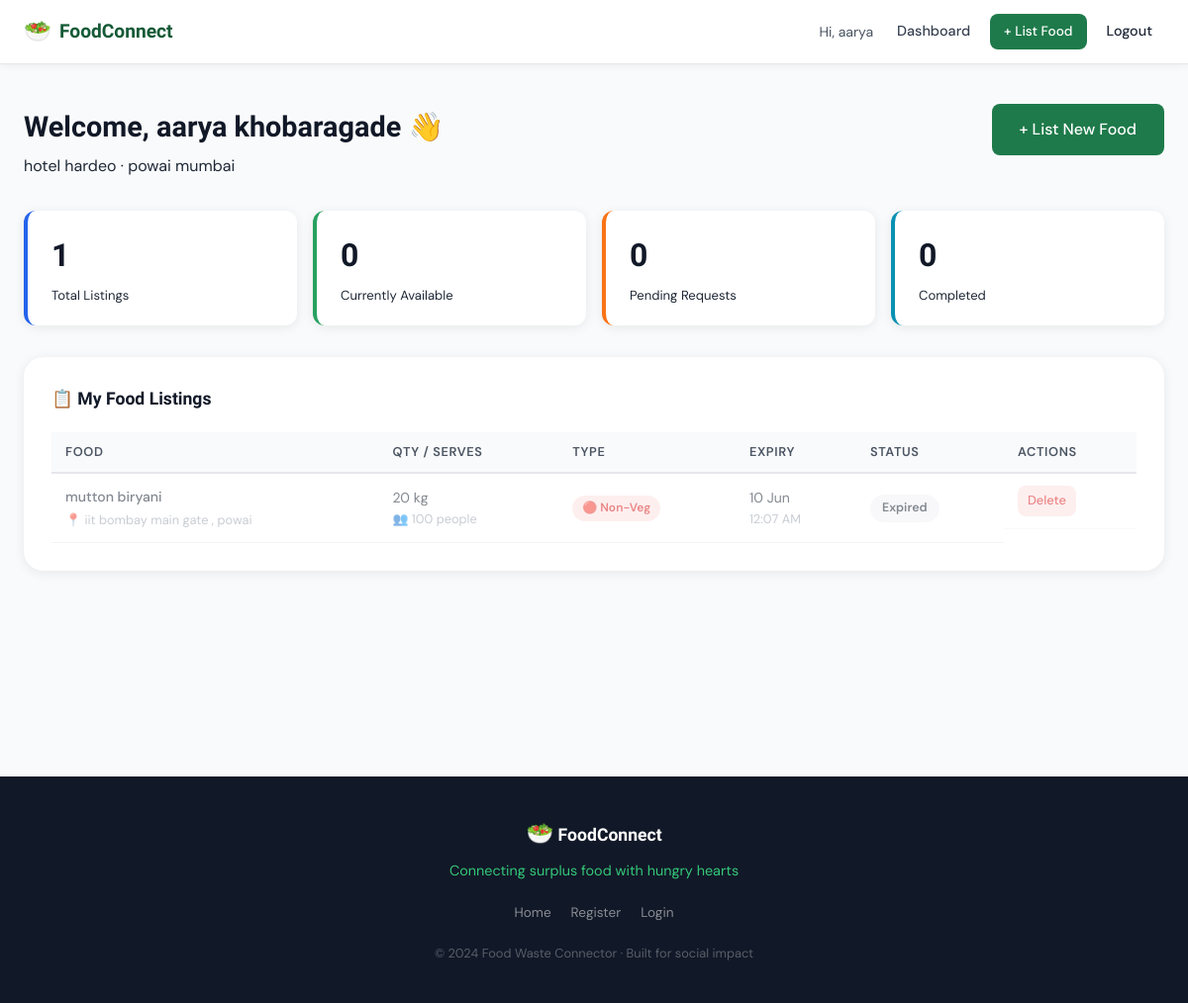
The page /donor/dashboard (signed in) on the database its author committed.
### app.py (models this page shows)
class User(db.Model):
    id = db.Column(db.Integer, primary_key=True)
    name = db.Column(db.String(100), nullable=False)
    email = db.Column(db.String(120), unique=True, nullable=False)
    password = db.Column(db.String(200), nullable=False)
    phone = db.Column(db.String(15))
    role = db.Column(db.String(10), nullable=False)  # donor / ngo / admin
    org_name = db.Column(db.String(150))
    address = db.Column(db.String(250))
    is_verified = db.Column(db.Boolean, default=False)
    is_active = db.Column(db.Boolean, default=True)
    created_at = db.Column(db.DateTime, default=datetime.utcnow)
    donations = db.relationship('Donation', backref='donor', lazy=True)
    requests = db.relationship('FoodRequest', backref='ngo', lazy=True)

class Donation(db.Model):
    id = db.Column(db.Integer, primary_key=True)
    donor_id = db.Column(db.Integer, db.ForeignKey('user.id'), nullable=False)
    food_name = db.Column(db.String(150), nullable=False)
    quantity = db.Column(db.String(100), nullable=False)
    serves_people = db.Column(db.Integer)
    food_type = db.Column(db.String(10))  # veg / non-veg
    cooked_at = db.Column(db.DateTime)
    expiry_time = db.Column(db.DateTime, nullable=False)
    pickup_address = db.Column(db.String(250), nullable=False)
    contact = db.Column(db.String(15))
    instructions = db.Column(db.Text)
    status = db.Column(db.String(20), default='available')  # available / requested / completed / expired
    created_at = db.Column(db.DateTime, default=datetime.utcnow)
    requests = db.relationship('FoodRequest', backref='donation', lazy=True)

### app.py (the view)
@app.route('/donor/dashboard')
@login_required
@role_required('donor')
def donor_dashboard():
    mark_expired_donations()
    user = User.query.get(session['user_id'])
    my_donations = Donation.query.filter_by(donor_id=user.id).order_by(Donation.created_at.desc()).all()
    pending_requests = FoodRequest.query.join(Donation).filter(
        Donation.donor_id == user.id,
        FoodRequest.status == 'pending'
    ).all()
    stats = {
        'total': len(my_donations),
        'available': sum(1 for d in my_donations if d.status == 'available'),
        'completed': sum(1 for d in my_donations if d.status == 'completed'),
        'pending_req': len(pending_requests)
    }
    return render_template('donor_dashboard.html', user=user, donations=my_donations,
                           pending_requests=pending_requests, stats=stats, now=datetime.utcnow())

### app.py (called while the page is built)
def login_required(f):
    @wraps(f)
    def decorated(*args, **kwargs):
        if 'user_id' not in session:
            flash('Please login to continue.', 'warning')
            return redirect(url_for('login'))
        return f(*args, **kwargs)
    return decorated

def role_required(*roles):
    def decorator(f):
        @wraps(f)
        def decorated(*args, **kwargs):
            if 'role' not in session or session['role'] not in roles:
                flash('Access denied.', 'danger')
                return redirect(url_for('index'))
            return f(*args, **kwargs)
        return decorated
    return decorator

def mark_expired_donations():
    now = datetime.utcnow()
    expired = Donation.query.filter(
        Donation.expiry_time < now,
        Donation.status == 'available'
    ).all()
    for d in expired:
        d.status = 'expired'
    db.session.commit()

### templates/donor_dashboard.html (shortened to what this page needs)
{% extends "base.html" %}
{% block content %}
<section class="dashboard-section">
  <div class="dashboard-container">
    <div class="dashboard-header">
      <div>
        <h1 class="dashboard-title">Welcome, {{ user.name }} 👋</h1>
        <p class="dashboard-sub">{{ user.org_name or 'Individual Donor' }} · {{ user.address or 'Location not set' }}</p>
      </div>
      <a href="{{ url_for('add_food') }}" class="btn btn-primary btn-lg">+ List New Food</a>
    </div>
    <div class="stats-grid">
      <div class="stat-card stat-blue">
        <div class="stat-card-num">{{ stats.total }}</div>
        <div class="stat-card-label">Total Listings</div>
      </div>
      <div class="stat-card stat-green">
        <div class="stat-card-num">{{ stats.available }}</div>
        <div class="stat-card-label">Currently Available</div>
      </div>
      <div class="stat-card stat-orange">
        <div class="stat-card-num">{{ stats.pending_req }}</div>
        <div class="stat-card-label">Pending Requests</div>
      </div>
      <div class="stat-card stat-teal">
        <div class="stat-card-num">{{ stats.completed }}</div>
        <div class="stat-card-label">Completed</div>
      </div>
    </div>
    <div class="dashboard-block">
      <h2 class="block-title">📋 My Food Listings</h2>
      {% if donations %}
      <div class="donations-table-wrap">
        <table class="donations-table">
          <thead>
            <tr>
              <th>Food</th>
              <th>Qty / Serves</th>
              <th>Type</th>
              <th>Expiry</th>
              <th>Status</th>
              <th>Actions</th>
            </tr>
          </thead>
          <tbody>
          {% for d in donations %}
          <tr class="{{ 'row-expired' if d.status == 'expired' else '' }}">
            <td>
              <div class="td-food-name">{{ d.food_name }}</div>
              <div class="td-food-addr">📍 {{ d.pickup_address[:40] }}{% if d.pickup_address|length > 40 %}…{% endif %}</div>
            </td>
            <td>
              <div>{{ d.quantity }}</div>
              <div class="td-serves">👥 {{ d.serves_people }} people</div>
            </td>
            <td>
              <span class="badge {{ 'badge-veg' if d.food_type == 'veg' else 'badge-nonveg' }}">
                {{ '🟢 Veg' if d.food_type == 'veg' else '🔴 Non-Veg' }}
              </span>
            </td>
            <td>
              <div>{{ d.expiry_time.strftime('%d %b') }}</div>
              <div class="td-time">{{ d.expiry_time.strftime('%I:%M %p') }}</div>
            </td>
            <td>
              <span class="status-badge status-{{ d.status }}">{{ d.status|title }}</span>
            </td>
            <td class="action-cell">
              {% if d.status in ['available', 'expired'] %}
                <a href="{{ url_for('delete_donation', don_id=d.id) }}" class="btn btn-xs btn-danger"
                   onclick="return confirm('Remove this listing?')">Delete</a>
              {% endif %}
            </td>
          </tr>
          {% endfor %}
          </tbody>
        </table>
      </div>
      {% else %}
      <div class="empty-state">
        <div class="empty-icon">🍽️</div>
        <p>You haven't listed any food yet.</p>
        <a href="{{ url_for('add_food') }}" class="btn btn-primary">List Your First Donation</a>
      </div>
      {% endif %}
    </div>
  </div>
</section>
{% endblock %}

### static/css/style.css (style rules this page uses)
:root { --green-900: #0d3320; --green-800: #145a36; --green-700: #1e7a4a; --green-600: #27a160; --green-500: #34c779; --green-100: #e6f7ee; --green-50: #f0faf5; --amber-600: #d97706; --amber-500: #f59e0b; --amber-100: #fef3c7; --orange-600: #ea580c; --orange-500: #f97316; --orange-100: #fff7ed; --red-600: #dc2626; --red-100: #fee2e2; --blue-600: #2563eb; --blue-100: #dbeafe; --teal-600: #0891b2; --teal-100: #cffafe; --purple-600: #7c3aed; --purple-100: #ede9fe; --gray-900: #111827; --gray-800: #1f2937; --gray-700: #374151; --gray-600: #4b5563; --gray-400: #9ca3af; --gray-200: #e5e7eb; --gray-100: #f3f4f6; --gray-50: #f9fafb; --white: #ffffff; --radius: 12px; --radius-sm: 8px; --radius-lg: 20px; --shadow: 0 2px 12px rgba(0,0,0,0.08); --shadow-md: 0 4px 24px rgba(0,0,0,0.12); --shadow-lg: 0 8px 40px rgba(0,0,0,0.16); --transition: all 0.2s ease; }
*, *::before, *::after { box-sizing: border-box; margin: 0; padding: 0; }
body { font-family: 'DM Sans', sans-serif; color: var(--gray-800); background: var(--white); line-height: 1.6; min-height: 100vh; display: flex; flex-direction: column; }
.btn { display: inline-flex; align-items: center; justify-content: center; gap: 6px; padding: 10px 20px; border-radius: var(--radius-sm); font-family: 'DM Sans', sans-serif; font-weight: 500; font-size: 0.9rem; border: none; cursor: pointer; text-decoration: none; transition: var(--transition); white-space: nowrap; }
.btn-xs { padding: 5px 10px; font-size: 0.8rem; }
.btn-lg { padding: 13px 28px; font-size: 1rem; }
.btn-primary { background: var(--green-700); color: var(--white); }
.btn-danger { background: var(--red-100); color: var(--red-600); }
.dashboard-section { padding: 40px 24px; background: var(--gray-50); min-height: 90vh; }
.dashboard-container { max-width: 1200px; margin: 0 auto; }
.dashboard-header { display: flex; justify-content: space-between; align-items: flex-start; margin-bottom: 32px; flex-wrap: wrap; gap: 16px; }
.dashboard-title { font-family: 'Sora', sans-serif; font-size: 1.8rem; font-weight: 700; color: var(--gray-900); }
.dashboard-sub { color: var(--gray-500); margin-top: 4px; }
.stats-grid { display: grid; grid-template-columns: repeat(4, 1fr); gap: 16px; margin-bottom: 32px; }
.stat-card { background: var(--white); border-radius: var(--radius); padding: 20px 24px; border-left: 4px solid; box-shadow: var(--shadow); }
.stat-card.stat-blue { border-color: var(--blue-600); }
.stat-card.stat-green { border-color: var(--green-600); }
.stat-card.stat-orange { border-color: var(--orange-500); }
.stat-card.stat-teal { border-color: var(--teal-600); }
.stat-card-num { font-family: 'Sora', sans-serif; font-size: 2rem; font-weight: 700; color: var(--gray-900); }
.stat-card-label { font-size: 0.82rem; color: var(--gray-500); margin-top: 4px; }
.dashboard-block { background: var(--white); border-radius: var(--radius-lg); padding: 28px; box-shadow: var(--shadow); margin-bottom: 24px; }
.block-title { font-family: 'Sora', sans-serif; font-size: 1.1rem; font-weight: 600; color: var(--gray-900); margin-bottom: 20px; display: flex; align-items: center; gap: 10px; }
.donations-table-wrap { overflow-x: auto; }
.donations-table { width: 100%; border-collapse: collapse; font-size: 0.88rem; }
.donations-table th { text-align: left; padding: 10px 14px; background: var(--gray-50); color: var(--gray-600); font-weight: 600; font-size: 0.8rem; text-transform: uppercase; letter-spacing: 0.05em; border-bottom: 2px solid var(--gray-200); }
.donations-table td { padding: 12px 14px; border-bottom: 1px solid var(--gray-100); vertical-align: middle; }
.donations-table tr.row-expired td { opacity: 0.55; }
.td-food-name { font-weight: 500; color: var(--gray-800); }
.td-food-addr { font-size: 0.8rem; color: var(--gray-400); margin-top: 2px; }
.td-serves { font-size: 0.8rem; color: var(--gray-400); }
.td-time { font-size: 0.8rem; color: var(--gray-400); }
.action-cell { display: flex; gap: 6px; align-items: center; flex-wrap: wrap; }
.badge { display: inline-block; padding: 3px 10px; border-radius: 50px; font-size: 0.75rem; font-weight: 600; }
.badge-nonveg { background: var(--red-100); color: var(--red-600); }
.status-badge { display: inline-block; padding: 4px 12px; border-radius: 50px; font-size: 0.78rem; font-weight: 600; }
.status-expired { background: var(--gray-100); color: var(--gray-500); }

### rows shown on the page
User: name "aarya khobaragade", org_name "hotel hardeo", address "powai mumbai"
Donation: food_name "mutton biryani", pickup_address "iit bombay main gate , powai", quantity "20 kg", serves_people "100", food_type "🔴 Non-Veg", expiry_time "10 Jun", expiry_time "12:07 AM", status "Expired"

### other values the page prints
{{ session.name.split()[0] }} "aarya"
{{ stats.total }} "1"
{{ stats.available }} "0"
{{ stats.pending_req }} "0"
{{ stats.completed }} "0"
